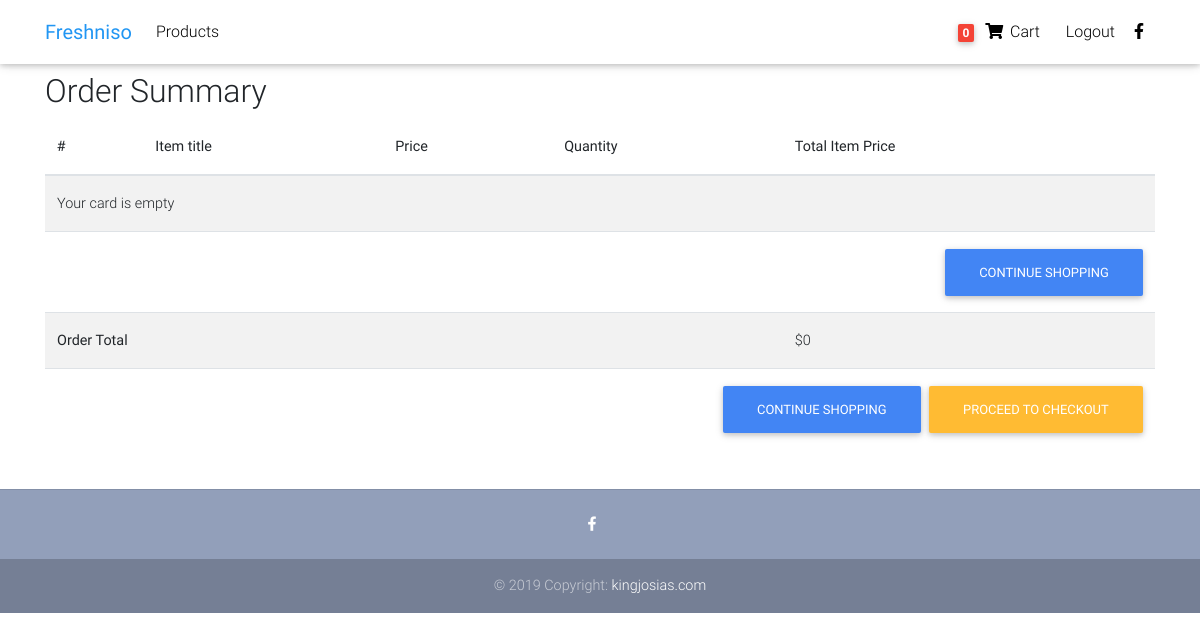
Before: /order-summary (signed in) with the older database file.
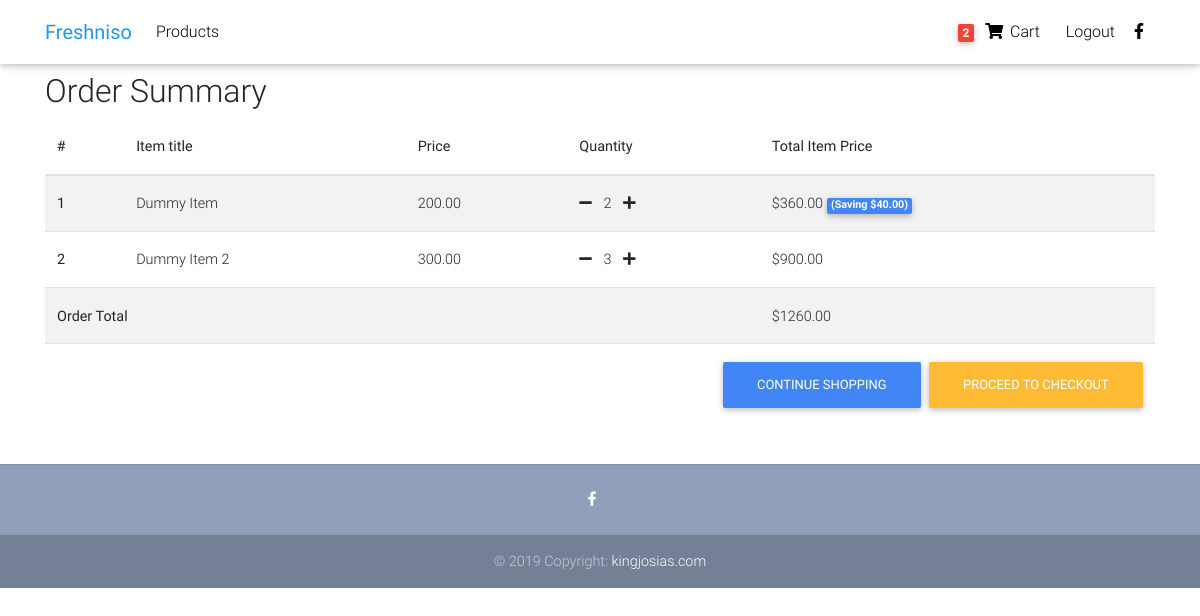
After: the same page with the newer database file.
### freshniso/models.py (models this page shows, shortened)
class Order(models.Model):
    user = models.ForeignKey(settings.AUTH_USER_MODEL, on_delete=models.CASCADE)
    items = models.ManyToManyField(OrderItem)
    start_date = models.DateTimeField(auto_now_add=True)
    ordered_date = models.DateTimeField(auto_now_add=True)
    ordered = models.BooleanField(default=False)
    billing_address = models.ForeignKey(BillingAddress, on_delete=models.SET_NULL, blank=True, null=True)
    payment = models.ForeignKey(Payment, on_delete=models.SET_NULL, blank=True, null=True)
    def get_total(self):
        total = 0
        for order_item in self.items.all():
            total += order_item.get_final_price()
        return total

class OrderItem(models.Model):
    user = models.ForeignKey(settings.AUTH_USER_MODEL, on_delete=models.CASCADE)
    ordered = models.BooleanField(default=False)
    item = models.ForeignKey(Item, on_delete=models.CASCADE)
    quantity = models.IntegerField(default=1)
    def get_total_item_price(self):
        return self.quantity * self.item.price
    def get_total_discount_price(self):
        return self.quantity * self.item.discount_price
    def get_amount_saved(self):
        return self.get_total_item_price() - self.get_total_discount_price()
    def get_final_price(self):
        if self.item.discount_price:
            return self.get_total_discount_price()
        else:
            return self.get_total_item_price()

class Item(models.Model):
    title = models.CharField(max_length=100)
    price = models.DecimalField(max_digits=9, decimal_places=2)
    discount_price = models.DecimalField(max_digits=9, decimal_places=2, blank=True, null=True)
    category = models.CharField(choices=CATEGORY_CHOICES, max_length=2)
    label = models.CharField(choices=LABEL_CHOICES, max_length=1)
    slug = models.SlugField()
    description = models.TextField()

### freshniso/views.py (the view)
# urls.py: path('order-summary', OrderSummaryView.as_view(), name='order-summary'),
class OrderSummaryView(LoginRequiredMixin, View):
    def get(self, *args, **kwargs):
        try:
            order = Order.objects.get(user=self.request.user, ordered=False)
        except ObjectDoesNotExist:
            messages.error(self.request, "You do not have an active order")
            return redirect("/")
        return render(self.request, 'freshniso/order_summary.html', {'order': order})

### freshniso/templatetags/cart_template_tags.py (called while the page is built)
@register.filter
def cart_item_count(user):
    if user.is_authenticated:
        qs = Order.objects.filter(user=user, ordered=False)
        if qs.exists():
            return qs[0].items.count()
    return 0

### freshniso/templates/freshniso/order_summary.html (shortened to what this page needs)
{% extends 'base.html' %}
{% block content %}
    <main>
        <div class="container">
            <div class="table-responsive">
                <h2>Order Summary</h2>
                <table class="table table-striped">
                    <thead>
                    <tr>
                        <th>#</th>
                        <th>Item title</th>
                        <th>Price</th>
                        <th>Quantity</th>
                        <th>Total Item Price</th>
                    </tr>
                    </thead>
                    <tbody>
                    {% for order_item in order.items.all %}
                        <tr>
                            <th scope="row">{{ forloop.counter }}</th>
                            <td>{{ order_item.item.title }}</td>
                            <td>{{ order_item.item.price }}</td>
                            <td>
                                <a href="{% url 'remove-single-item-from-cart' order_item.item.slug %}">
                                    <i class="fas fa-minus mr-2"></i>
                                </a>
                                {{ order_item.quantity }}
                                <a href="{% url 'add-to-cart' order_item.item.slug %}">
                                    <i class="fas fa-plus ml-2"></i>
                                </a>
                            </td>
                            <td>
                                {% if order_item.item.discount_price %}
                                    ${{ order_item.get_total_discount_price }}
                                    <span class="badge badge-primary">
                                    (Saving ${{ order_item.get_amount_saved }})
                                    </span>
                                {% else %}
                                    ${{ order_item.get_total_item_price }}
                                {% endif %}
                            </td>
                        </tr>
                    {% empty %}
                        <tr>
                            <td colspan="5">Your card is empty</td>
                        </tr>
                        <tr>
                            <td colspan="5">
                                <a href="{% url 'home' %}" class="btn btn-primary float-right">
                                    Continue shopping
                                </a>
                            </td>
                        </tr>
                    {% endfor %}
                        <tr>
                        <td colspan="4"><b>Order Total</b></td>
                        <td>${{ order.get_total }}</td>
                    </tr>
                    <tr>
                        <td colspan="5">
                            <a href="{% url 'checkout' %}" class="btn btn-warning float-right ml-2">
                                Proceed to checkout
                            </a>
                            <a href="{% url 'home' %}" class="btn btn-primary float-right">
                                Continue shopping
                            </a>
                        </td>
                    </tr>
                    </tbody>
                </table>
            </div>
        </div>
    </main>
{% endblock %}

### templates/navbar.html (shortened to what this page needs)
 {% load cart_template_tags %}
<nav class="navbar fixed-top navbar-expand-lg navbar-light white scrolling-navbar">
    <div class="container">
        <a class="navbar-brand waves-effect" href="{% url 'home' %}">
            <strong class="blue-text">Freshniso</strong>
        </a>
        <div class="collapse navbar-collapse" id="navbarSupportedContent">
            <ul class="navbar-nav mr-auto">
                <li class="nav-item">
                    <a class="nav-link waves-effect" href="#">Products</a>
                </li>
            </ul>
            <ul class="navbar-nav nav-flex-icons">
                {% if request.user.is_authenticated %}
                    <li class="nav-item">
                        <a href="{% url 'order-summary' %}" class="nav-link waves-effect">
                            <span class="badge red z-depth-1 mr-1"> {{ request.user|cart_item_count }} </span>
                            <i class="fas fa-shopping-cart"></i>
                            <span class="clearfix d-none d-sm-inline-block"> Cart </span>
                        </a>
                    </li>
                     <li class="nav-item">
                        <a class="nav-link waves-effect" href="{% url 'account_logout' %}">
                            <span class="clearfix d-none d-sm-inline-block"> Logout </span>
                        </a>
                    </li>
                {% endif %}
                <li class="nav-item">
                    <a href="https://www.facebook.com/mdbootstrap" class="nav-link waves-effect" target="_blank">
                        <i class="fab fa-facebook-f"></i>
                    </a>
                </li>
            </ul>
        </div>
    </div>
</nav>

Changed rows visible on the page:
now on this page (row edited): OrderItem: item "Dummy Item", item.price "200.00", quantity "2", get_total_discount_price "360.00", get_amount_saved "40.00"
now on this page (row edited): OrderItem: item "Dummy Item 2", item.price "300.00", quantity "3", get_total_item_price "900.00"
changed through a linked row, Order: get_total "0" → "1260.00"
Other visible differences:
{{ request.user|cart_item_count }}: "0" → "2"
text no longer shown: "Your card is empty CONTINUE SHOPPING"
